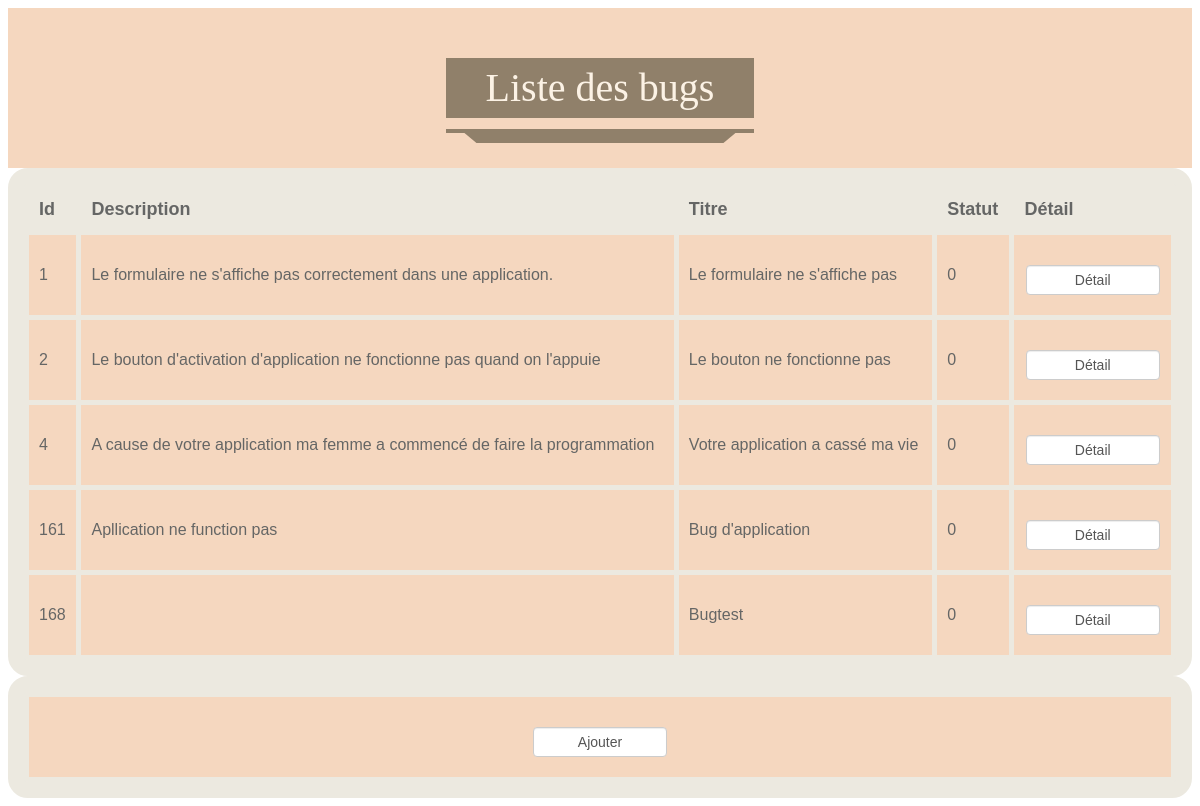
Page /list.php on the committed database.
### tables this page shows
CREATE TABLE `bug` (
  `id` int(100) NOT NULL,
  `description` text NOT NULL,
  `titre` text NOT NULL,
  `statut` tinyint(1) NOT NULL DEFAULT 0,
  `date` timestamp NOT NULL DEFAULT current_timestamp()
);

### bugManager.php (called while the page is built, shortened)
<?php
include 'bug.php';
class BugManager {
    public $bugs;
    function getBugs() {
        return $this->bugs;
    }
    function load() {
        include "BDD.php";
        $dbh = new PDO('mysql:host=' . $DB_HOST . ';dbname=' . $DB_NAME . ';charset=utf8', $DB_LOGIN, $DB_PASSWROD);
        foreach ($dbh->query('SELECT * FROM `bug` ORDER BY `id`', PDO::FETCH_ASSOC) as $row) {
            $id = $row['id'];
            $description = $row['description'];
            $titre = $row['titre'];
            $statut = $row['statut'];
            $bug = new Bug($id, $description, $titre, $statut);
            $this->add($bug);
        }
    }
    function add(Bug $bug) {
        $this->bugs[$bug->getId()] = $bug;
    }
}

### bug.php (called while the page is built, shortened)
<?php
class Bug {
    public $id;
    public $description;
    public $titre;
    public $statut;
    function getId() {
        return $this->id;
    }
    function getDescription() {
        return $this->description;
    }
    function getTitre() {
        return $this->titre;
    }
    function getStatut() {
        return $this->statut;
    }
    function __construct($id = null, $description = null, $titre = null, $statut = null) {
        $this->id = $id;
        $this->description = $description;
        $this->titre = $titre;
        $this->statut = $statut;
    }
}

### list.php (the view, shortened to what this page needs)
<?php
include_once "bugManager.php";
$manager = new BugManager();
$manager->load();
?>
<!DOCTYPE html>
<html>
<head>
    <link rel="stylesheet" type="text/css" href="style.css">
</head>
<body>
    <div class="three"><h1>Liste des bugs</h1></div>
    <table>
        <tr>
            <th>
                Id
            </th>
            <th>
                Description
            </th>
            <th>
                Titre
            </th>
            <th>
                Statut
            </th>
            <th>
                Détail
            </th>
        </tr>
        <?php
        foreach ($manager->getBugs() as $bug) {
        ?>
        <tr>
                <td>
            <?php echo $bug->getId();?>
                </td>
                <td>
            <?php echo $bug->getDescription();?>
                </td>
                <td>
            <?php echo $bug->getTitre();?>
                </td>
                <td>
            <?php echo $bug->getStatut();?>
                </td>
                <td>
            <a class="button"  href="show.php?id=<?=$bug->getId()?>">Détail</a>
                </td>
    </tr>
        <?php } ?>
        </table>
    <table>
        <tr>
            <td>
                <a class="button" href="add.php">Ajouter</a>
            </td>
        </tr>
    </table>
</body>
</html>

### style.css (style rules this page uses)
table { font-family: "Lucida Sans Unicode", "Lucida Grande", Sans-Serif; text-align: left; border-collapse: separate; border-spacing: 5px; background: #ECE9E0; color: #656665; border: 16px solid #ECE9E0; border-radius: 20px; width: 100%; }
th { font-size: 18px; padding: 10px; }
td { background: #F5D7BF; padding: 10px; }
a.button { background-color: #FFFFFF; border: 1px solid #CCCCCC; box-shadow: 0 1px 1px rgba(0, 0, 0, 0.075) inset; transition: border 0.2s linear 0s, box-shadow 0.2s linear 0s; border-radius: 4px; color: #555555; display:block; width:120px; margin: 20px auto; font-size: 14px; text-align:center; height: 20px; line-height: 20px; margin-bottom: 10px; padding: 4px 6px; vertical-align: middle; text-decoration:none; }
.three { background: #F5D7BF; padding: 50px 20px; text-align: center; }
.three h1 { font-family: 'Merriweather', serif; position: relative; color: #FCF2E5; background: #90806A; font-size: 2.5em; font-weight: normal; padding: 10px 40px; display: inline-block; margin: 0; line-height: 1; }
.three h1:before { content: ""; position: absolute; width: 100%; height: 4px; left: 0; bottom: -15px; background: #90806A; }
.three h1:after { content: ""; position: absolute; height: 0; width: 80%; border-top: 10px solid #90806A; border-left: 12px solid transparent; border-right: 12px solid transparent; left: 50%; transform: translateX(-50%); bottom: -25px; }

### rows in the picture
bug: id "1", description "Le formulaire ne s'affiche pas correctement dans une application.", titre "Le formulaire ne s'affiche pas", statut "0"
bug: id "2", description "Le bouton d'activation d'application ne fonctionne pas quand on l'appuie", titre "Le bouton ne fonctionne pas", statut "0"
bug: id "4", description "A cause de votre application ma femme a commencé de faire la programmation", titre "Votre application a cassé ma vie", statut "0"
bug: id "161", description "Apllication ne function pas", titre "Bug d'application", statut "0"
bug: id "168", titre "Bugtest", statut "0"
